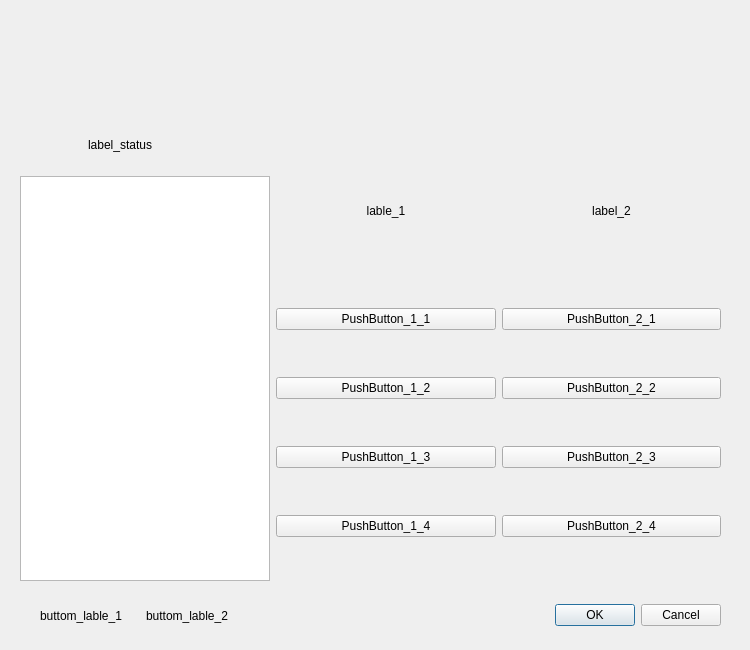
<?xml version="1.0" encoding="UTF-8"?>
<ui version="4.0">
 <class>Form</class>
 <widget class="QWidget" name="Form">
  <property name="geometry">
   <rect>
    <x>0</x>
    <y>0</y>
    <width>750</width>
    <height>650</height>
   </rect>
  </property>
  <property name="minimumSize">
   <size>
    <width>750</width>
    <height>650</height>
   </size>
  </property>
  <property name="maximumSize">
   <size>
    <width>750</width>
    <height>650</height>
   </size>
  </property>
  <property name="windowTitle">
   <string>Form</string>
  </property>
  <widget class="QWidget" name="horizontalLayoutWidget_2">
   <property name="geometry">
    <rect>
     <x>20</x>
     <y>120</y>
     <width>701</width>
     <height>461</height>
    </rect>
   </property>
   <layout class="QHBoxLayout" name="horizontalLayout_3">
    <item>
     <layout class="QHBoxLayout" name="horizontalLayout_2">
      <item>
       <layout class="QVBoxLayout" name="verticalLayout">
        <property name="sizeConstraint">
         <enum>QLayout::SizeConstraint::SetDefaultConstraint</enum>
        </property>
        <item alignment="Qt::AlignmentFlag::AlignVCenter">
         <widget class="QLabel" name="label_status">
          <property name="minimumSize">
           <size>
            <width>0</width>
            <height>50</height>
           </size>
          </property>
          <property name="maximumSize">
           <size>
            <width>200</width>
            <height>16777215</height>
           </size>
          </property>
          <property name="text">
           <string>&lt;html&gt;&lt;head/&gt;&lt;body&gt;&lt;p align=&quot;center&quot;&gt;label_status&lt;/p&gt;&lt;/body&gt;&lt;/html&gt;</string>
          </property>
         </widget>
        </item>
        <item>
         <widget class="QTextBrowser" name="textBrowser">
          <property name="maximumSize">
           <size>
            <width>250</width>
            <height>16777215</height>
           </size>
          </property>
         </widget>
        </item>
       </layout>
      </item>
     </layout>
    </item>
    <item>
     <layout class="QVBoxLayout" name="verticalLayout_4">
      <item>
       <widget class="QLabel" name="lable_1">
        <property name="maximumSize">
         <size>
          <width>16777215</width>
          <height>100</height>
         </size>
        </property>
        <property name="text">
         <string>&lt;html&gt;&lt;head/&gt;&lt;body&gt;&lt;p align=&quot;center&quot;&gt;lable_1&lt;/p&gt;&lt;/body&gt;&lt;/html&gt;</string>
        </property>
       </widget>
      </item>
      <item>
       <widget class="QPushButton" name="pushButton_1_1">
        <property name="text">
         <string>PushButton_1_1</string>
        </property>
       </widget>
      </item>
      <item>
       <widget class="QPushButton" name="PushButton_1_2">
        <property name="text">
         <string>PushButton_1_2</string>
        </property>
       </widget>
      </item>
      <item>
       <widget class="QPushButton" name="PushButton_1_3">
        <property name="text">
         <string>PushButton_1_3</string>
        </property>
       </widget>
      </item>
      <item>
       <widget class="QPushButton" name="PushButton_1_4">
        <property name="minimumSize">
         <size>
          <width>200</width>
          <height>0</height>
         </size>
        </property>
        <property name="text">
         <string>PushButton_1_4</string>
        </property>
       </widget>
      </item>
     </layout>
    </item>
    <item>
     <layout class="QVBoxLayout" name="verticalLayout_3">
      <item>
       <widget class="QLabel" name="label_2">
        <property name="maximumSize">
         <size>
          <width>16777215</width>
          <height>100</height>
         </size>
        </property>
        <property name="text">
         <string>&lt;html&gt;&lt;head/&gt;&lt;body&gt;&lt;p align=&quot;center&quot;&gt;label_2&lt;/p&gt;&lt;/body&gt;&lt;/html&gt;</string>
        </property>
       </widget>
      </item>
      <item>
       <widget class="QPushButton" name="PushButton_2_1">
        <property name="text">
         <string>PushButton_2_1</string>
        </property>
       </widget>
      </item>
      <item>
       <widget class="QPushButton" name="PushButton_2_2">
        <property name="text">
         <string>PushButton_2_2</string>
        </property>
       </widget>
      </item>
      <item>
       <widget class="QPushButton" name="PushButton_2_3">
        <property name="text">
         <string>PushButton_2_3</string>
        </property>
       </widget>
      </item>
      <item>
       <widget class="QPushButton" name="PushButton_2_4">
        <property name="minimumSize">
         <size>
          <width>200</width>
          <height>0</height>
         </size>
        </property>
        <property name="text">
         <string>PushButton_2_4</string>
        </property>
       </widget>
      </item>
     </layout>
    </item>
   </layout>
  </widget>
  <widget class="QWidget" name="horizontalLayoutWidget_3">
   <property name="geometry">
    <rect>
     <x>40</x>
     <y>600</y>
     <width>681</width>
     <height>31</height>
    </rect>
   </property>
   <layout class="QHBoxLayout" name="horizontalLayout">
    <item>
     <widget class="QLabel" name="buttom_lable_1">
      <property name="minimumSize">
       <size>
        <width>100</width>
        <height>0</height>
       </size>
      </property>
      <property name="text">
       <string>buttom_lable_1</string>
      </property>
     </widget>
    </item>
    <item>
     <widget class="QLabel" name="buttom_lable_2">
      <property name="minimumSize">
       <size>
        <width>100</width>
        <height>0</height>
       </size>
      </property>
      <property name="text">
       <string>buttom_lable_2</string>
      </property>
     </widget>
    </item>
    <item>
     <widget class="QDialogButtonBox" name="buttonBox">
      <property name="standardButtons">
       <set>QDialogButtonBox::StandardButton::Cancel|QDialogButtonBox::StandardButton::Ok</set>
      </property>
     </widget>
    </item>
   </layout>
  </widget>
 </widget>
 <resources/>
 <connections/>
</ui>
